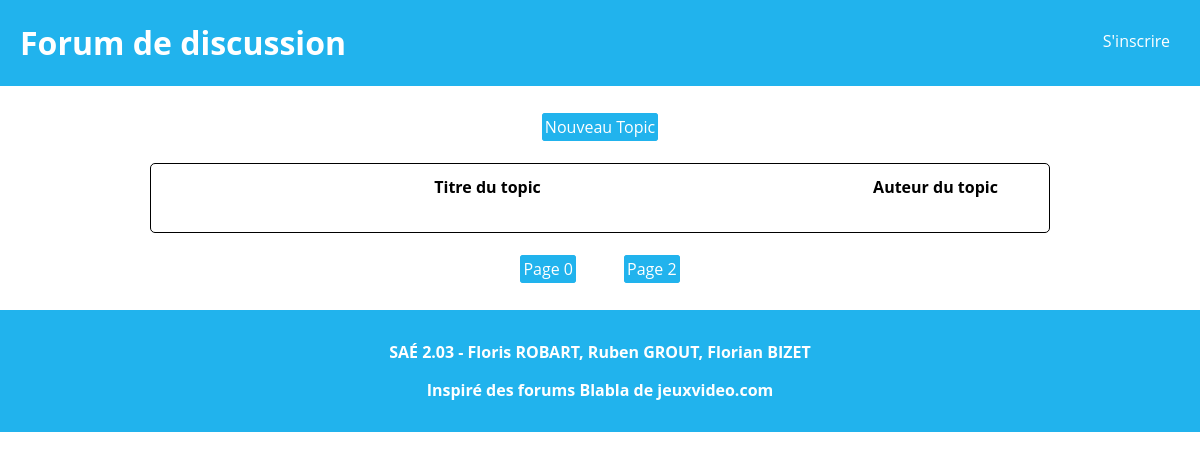
Before: / with the older database file.
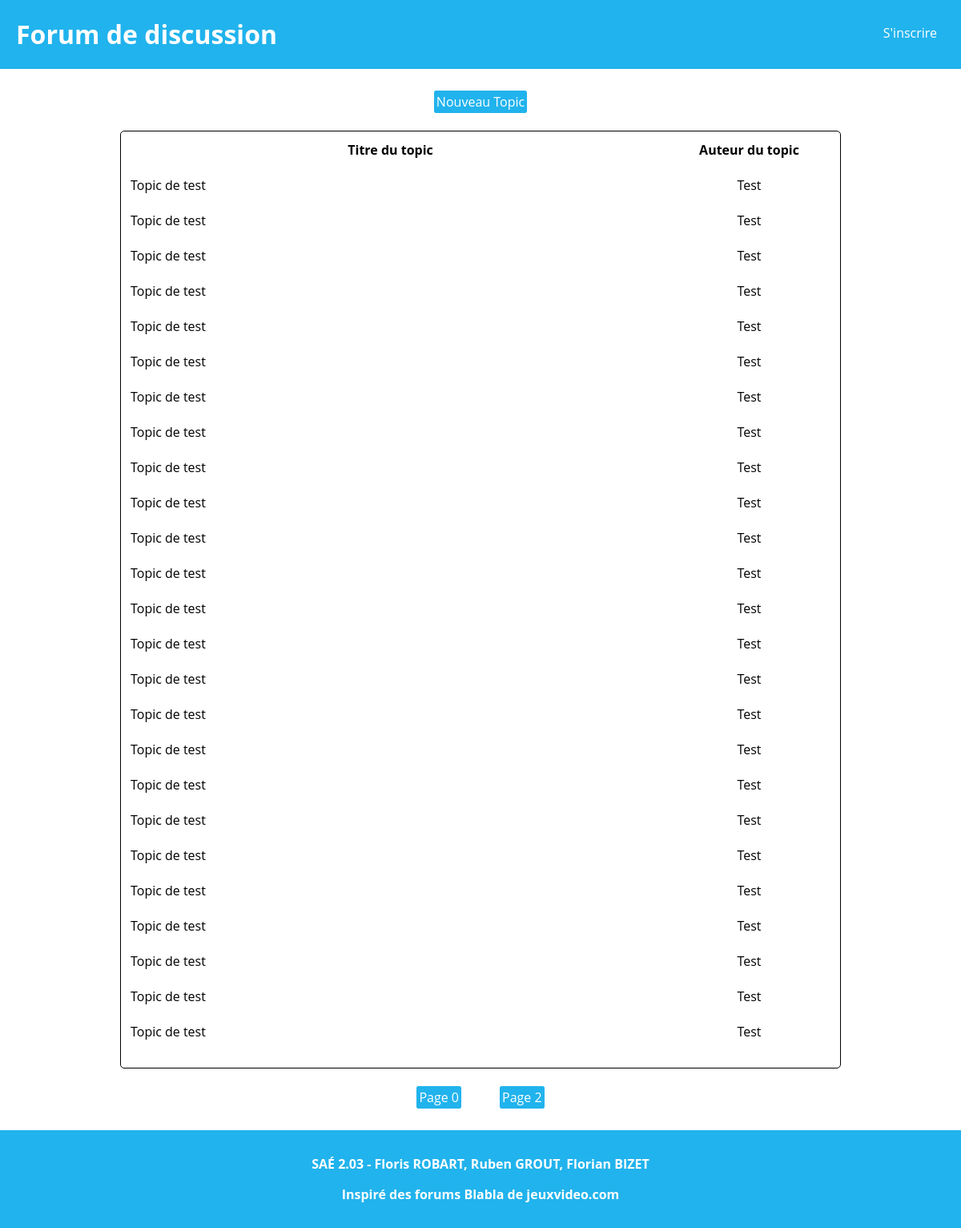
After: the same page with the newer database file.
### tables this page shows
CREATE TABLE Topic (
    idTopic INT PRIMARY KEY NOT NULL AUTO_INCREMENT,
    titre   VARCHAR(200),
    contenu TEXT,
    idUser  INT REFERENCES Users(idUser)
);

CREATE TABLE Users (
    idUser INT  PRIMARY KEY NOT NULL AUTO_INCREMENT,
    pseudo  VARCHAR(60),
    hashMdp VARCHAR(255),
    UNIQUE(pseudo)
);

### html/index.php (the view, shortened to what this page needs)
<!DOCTYPE html>
<?php
$dbuser = 'review_site';
$dbpass = 'JxSLRkdutW';
$conn = new mysqli("localhost", $dbuser, $dbpass, "forum");
$page = $_GET["page"];
$topicCount = 25;
if ($page == null) {$page = 1;}
$query = "SELECT t.*, u.pseudo FROM Topic t JOIN Users u ON t.idUser = u.idUser ORDER BY idTopic DESC LIMIT " . ($topicCount*($page-1)) . "," . ($topicCount*$page) . ";";
$queryResult = $conn->query($query);
?>
<html>
	<head>
		<link rel="stylesheet" href="style.css"/>
	</head>
	<body>
		<header>
			<h1>Forum de discussion</h1>
			<a href="inscription.html">S'inscrire</a>
		</header>
		<main>
			<a href="ecrireTopic.html">Nouveau Topic</a>
			<table>
				<tr>
					<th>Titre du topic</th>
					<th>Auteur du topic</th>
				</tr>
				<?php
					do {
						$resultArray = $queryResult->fetch_array();
						echo "<tr>";
						echo "	<td class='topicTitle'><a href=\"topic.php?topicid=". $resultArray["idTopic"] .  "\">" . $resultArray["titre"] . "</a></td>";
						echo "	<td>" . $resultArray["pseudo"] . "</td>";
						echo "</tr>";
					} while ($resultArray);
				?>
			</table>
			<?php
				echo "<a href='index.php?page=" . ($page-1) . "'>Page " . ($page-1) . "</a>";
				echo "<a href='index.php?page=" . ($page+1) . "'>Page " . ($page+1) . "</a>";
			?>
		</main>
		<footer>
			<p>SAÉ 2.03 - Floris ROBART, Ruben GROUT, Florian BIZET</p>
			<p>Inspiré des forums Blabla de jeuxvideo.com</p>
		</footer>
	</body>
</html>

### html/style.css (style rules this page uses)
html, body { font-family: "Open Sans"; margin: 0; padding: 0; }
header { color: white; background-color: #21b3ed; width: 100%; margin-bottom: 2.5%; }
header h1 { display: inline-block; margin-left: 20px; }
header a { text-decoration: none; color: white; float: right; padding: 30px; }
main { text-align: center; }
main > a, main > a:visited { background-color: #21b3ed; color: white; padding: 2px; border: solid #21b3ed 1px; border-radius: 3px; text-decoration: none; margin: 2%; }
table { margin-left: auto; margin-right: auto; width: 75%; border: solid black 1px; border-radius: 5px; margin-top: 25px; margin-bottom: 25px; }
.topicTitle { width : 75%; text-align: left; }
th, td { padding: 10px; }
td a { color: black; text-decoration: none; }
footer { color: white; background-color: #21b3ed; width: 100%; margin-top: 2.5%; text-align: center; font-weight: bold; padding-top: 1.25%; padding-bottom: 1.25%; }

Changed rows visible on the page:
added topic: titre "Topic de test", idUser.pseudo "Test"
added topic: titre "Topic de test", idUser.pseudo "Test"
added topic: titre "Topic de test", idUser.pseudo "Test"
added topic: titre "Topic de test", idUser.pseudo "Test"
added topic: titre "Topic de test", idUser.pseudo "Test"
added topic: titre "Topic de test", idUser.pseudo "Test"
added topic: titre "Topic de test", idUser.pseudo "Test"
added topic: titre "Topic de test", idUser.pseudo "Test"
added topic: titre "Topic de test", idUser.pseudo "Test"
added topic: titre "Topic de test", idUser.pseudo "Test"
added topic: titre "Topic de test", idUser.pseudo "Test"
added topic: titre "Topic de test", idUser.pseudo "Test"
added topic: titre "Topic de test", idUser.pseudo "Test"
added topic: titre "Topic de test", idUser.pseudo "Test"
added topic: titre "Topic de test", idUser.pseudo "Test"
added topic: titre "Topic de test", idUser.pseudo "Test"
added topic: titre "Topic de test", idUser.pseudo "Test"
added topic: titre "Topic de test", idUser.pseudo "Test"
added topic: titre "Topic de test", idUser.pseudo "Test"
added topic: titre "Topic de test", idUser.pseudo "Test"
added topic: titre "Topic de test", idUser.pseudo "Test"
added topic: titre "Topic de test", idUser.pseudo "Test"
added topic: titre "Topic de test", idUser.pseudo "Test"
added topic: titre "Topic de test", idUser.pseudo "Test"
added topic: titre "Topic de test", idUser.pseudo "Test"
